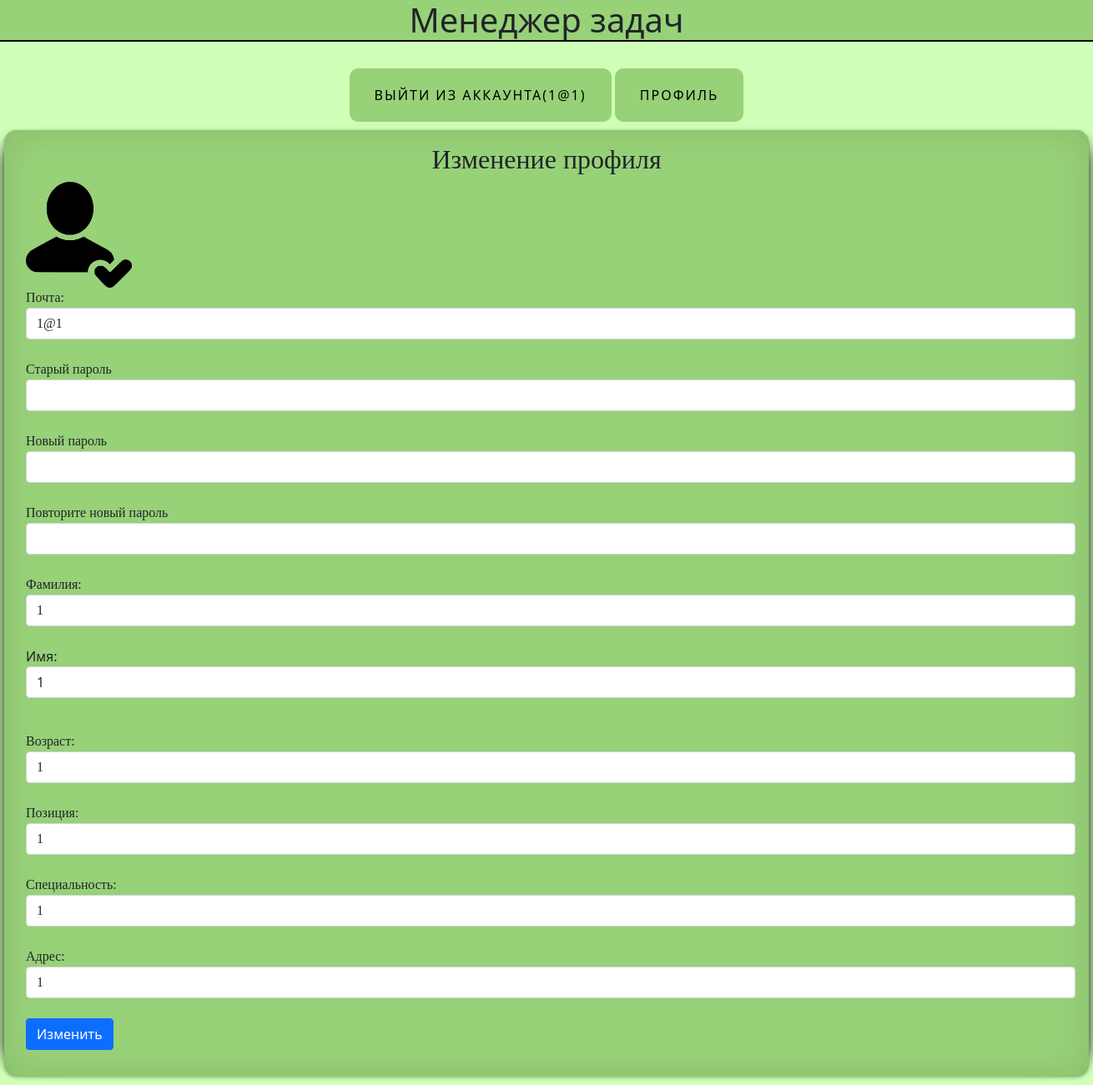
Page /changeprofile (signed in) on the committed database.
### data/users.py (models this page shows, shortened)
class User(SqlAlchemyBase, UserMixin):
    __tablename__ = "users"
    id = sqlalchemy.Column(sqlalchemy.Integer, primary_key=True, autoincrement=True)
    surname = sqlalchemy.Column(sqlalchemy.String, nullable=True)
    name = sqlalchemy.Column(sqlalchemy.String, nullable=True)
    age = sqlalchemy.Column(sqlalchemy.Integer, nullable=True)
    position = sqlalchemy.Column(sqlalchemy.String, nullable=True)
    speciality = sqlalchemy.Column(sqlalchemy.String, nullable=True)
    address = sqlalchemy.Column(sqlalchemy.String, nullable=True)
    email = sqlalchemy.Column(sqlalchemy.String, nullable=True, unique=True, index=True)
    password_hash = sqlalchemy.Column(sqlalchemy.String, nullable=True)
    modified_date = sqlalchemy.Column(sqlalchemy.DateTime, default=datetime.datetime.now)
    current_room = sqlalchemy.Column(sqlalchemy.Integer, sqlalchemy.ForeignKey('rooms.id'), nullable=True)

### main.py (the view, shortened to what this page needs)
@login_required
@app.route('/changeprofile', methods=['GET', 'POST'])
def changeprofile():
    form = ChangeForm()
    db_sess = db_session.create_session()
    user = db_sess.query(User).filter(User.id == current_user.id).first()
    if request.method == "GET":
        form.name.data = user.name
        form.email.data = user.email
        form.surname.data = user.surname
        form.age.data = user.age
        form.position.data = user.position
        form.address.data = user.address
        form.speciality.data = user.speciality
    return render_template('changeprofile.html', title='Register form', form=form)

### main.py
class ChangeForm(FlaskForm):
    email = EmailField('Почта:', validators=[DataRequired()])
    old_password = PasswordField('Старый пароль', validators=[DataRequired()])
    new_password = PasswordField('Новый пароль')
    password_again = PasswordField('Повторите новый пароль')
    surname = StringField('Фамилия:')
    name = StringField('Имя:')
    age = IntegerField('Возраст:')
    position = StringField('Позиция:')
    speciality = StringField('Специальность:')
    address = StringField("Адрес:")
    submit = SubmitField('Изменить')

### data/db_session.py (called while the page is built)
def create_session() -> Session:
    global __factory
    return __factory()

### main.py (called while the page is built)
@login_manager.user_loader
def load_user(user_id):
    db_sess = db_session.create_session()
    return db_sess.query(User).get(user_id)

### templates/changeprofile.html (shortened to what this page needs)
{% extends "base.html" %}
{% block content %}
<form action="" method="post">
<h2>Изменение профиля</h2>
    <img src="/static/covers/reg.png" width="10%">
    <div class="forms">
        {{ form.email.label }}
        {{ form.email(class="form-control", type="email") }}<br>
    </div>
    <div class="forms">
        {{ form.old_password.label }}<br>
        {{ form.old_password(class="form-control", type="password") }}<br>
    </div>
    <div class="forms">
        {{ form.new_password.label }}<br>
        {{ form.new_password(class="form-control", type="password") }}<br>
    </div>
    <div class="forms">
        {{ form.password_again.label }}<br>
        {{ form.password_again(class="form-control", type="password") }}<br>
    </div>
    <div class="forms">
        {{ form.surname.label }}<br>
        {{ form.surname(class="form-control") }}<br>
    </div>
    <p class="forms">
        {{ form.name.label }}<br>
        {{ form.name(class="form-control") }}<br>
    <div class="forms">
        {{ form.age.label }}<br>
        {{ form.age(class="form-control") }}<br>
    </div>
    <div class="forms">
        {{ form.position.label }}<br>
        {{ form.position(class="form-control") }}<br>
    </div>
    <div class="forms">
        {{ form.speciality.label }}<br>
        {{ form.speciality(class="form-control") }}<br>
    </div>
    <div class="forms">
        {{ form.address.label }}<br>
        {{ form.address(class="form-control") }}<br>
    </div>
    <p class="forms">{{ form.submit(type="submit", class="btn btn-primary") }}</p>
</form>
{% endblock %}

### templates/base.html (shortened to what this page needs)
<!DOCTYPE html>
<html lang="en">
<head>
    <link rel="stylesheet"
                    href="https://cdn.jsdelivr.net/npm/bootstrap@5.0.0-beta1/dist/css/bootstrap.min.css"
>
    <link rel="stylesheet" type="text/css" href="{{ url_for('static', filename='style/style.css') }}" />
    </head>
    <body>
        <h1 id = 'titles'>Менеджер задач</h1>
        <br>
        <nav><a>
            {% if current_user.is_authenticated %}
                <aside><a class="name_btn" href="/logout">выйти из аккаунта({{ current_user.email }})</a>
                <a class="name_btn" href="/profile">Профиль</a></aside>
            {% endif %}
        </a></nav>
         {% block content %}
         {% endblock content %}
    </body>
</html>

### static/style/style.css (style rules this page uses)
body { background-color: #D0FFB7; }
form { display: block; width: 1300px; margin-left: auto; margin-right: auto; border-radius: 15px; background: #97D178; padding-left: 50px; padding-right: 50px; padding-top: 20px; padding-bottom: 20px; margin: 10px auto; padding: 1em; box-shadow: 0 1px 4px rgba(0, 0, 0, .3), -23px 0 20px -23px rgba(0, 0, 0, .8), 23px 0 20px -23px rgba(0, 0, 0, .8), 0 0 40px rgba(0, 0, 0, .1) inset; }
#titles { border-bottom: 2px solid black; background-color: #97D178; }
img { margin-left: 10px; }
h2, div, .buttons, table { font-family: cursive; display: block; }
h1, h2, aside { text-align: center; }
.forms { margin-left: 10px; }
.name_btn { text-decoration: none; display: inline-block; color: black; padding: 20px 30px; border-radius: 10px; text-transform: uppercase; letter-spacing: 2px; background-color: #97D178; background-size: 200% auto; transition: .3s; }

### rows in the picture
User: email "1@1", surname "1", name "1", age "1", position "1", speciality "1", address "1"
